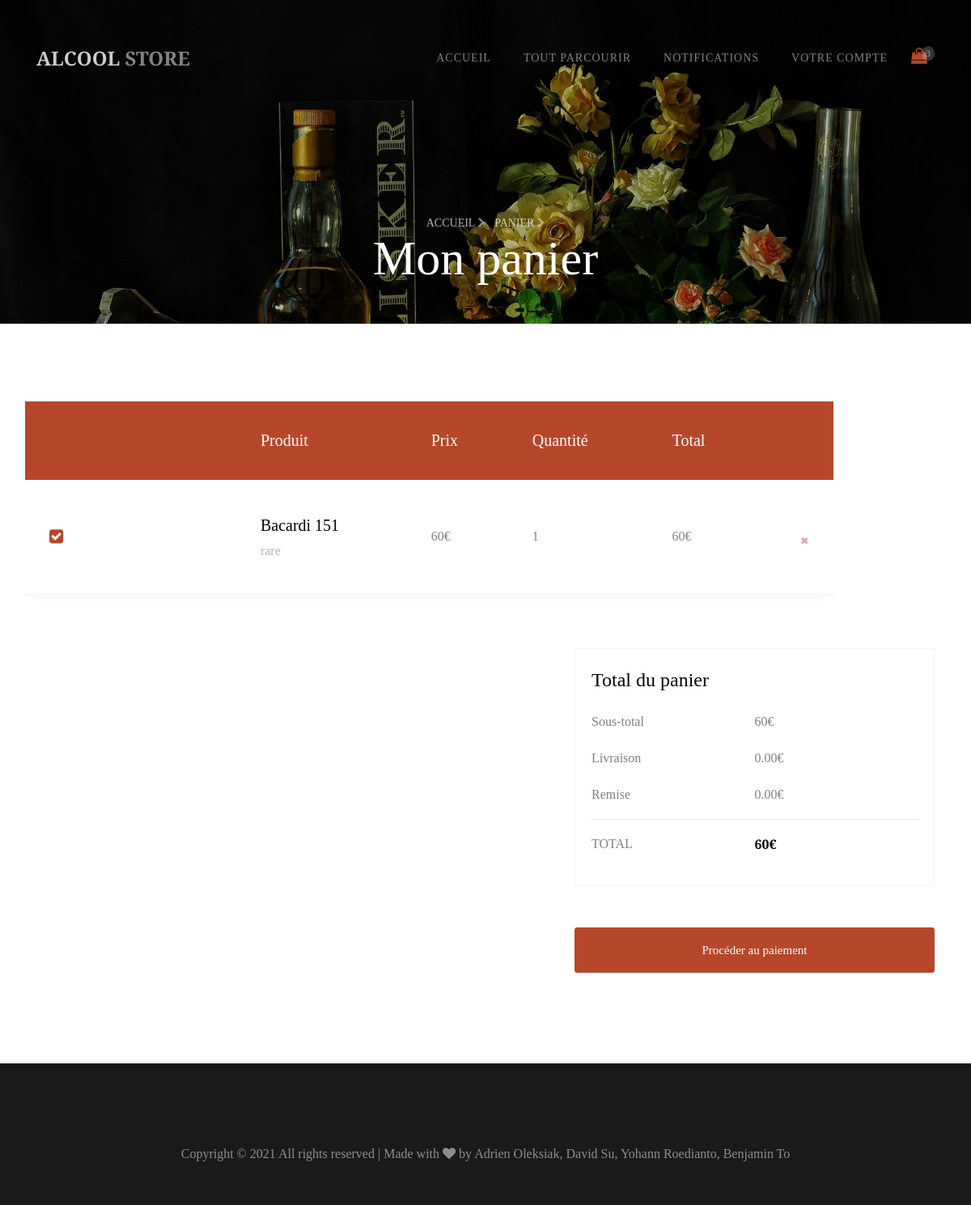
Page /panier.php on the committed database.
### tables this page shows
CREATE TABLE IF NOT EXISTS `objet` (
  `idObjet` int(11) NOT NULL,
  `idVendeur` int(11) NOT NULL,
  `nomObjet` varchar(255) NOT NULL,
  `debutEnchere` date NOT NULL,
  `finEnchere` date NOT NULL,
  `prixObjet` int(11) NOT NULL,
  `volume` int(11) NOT NULL,
  `photo1` varchar(255) NOT NULL,
  `photo2` varchar(255) NOT NULL,
  `photo3` varchar(255) NOT NULL,
  `video` varchar(255) NOT NULL,
  `typeAchat` enum('immediat','transaction','meilleurOffre') NOT NULL,
  `rarete` enum('regulier','hautDeGamme','rare') NOT NULL,
  `categorie` varchar(255) NOT NULL,
  PRIMARY KEY (`idObjet`),
  KEY `idVendeur` (`idVendeur`)
);

CREATE TABLE IF NOT EXISTS `ajoutpanier` (
  `idObjet` int(11) NOT NULL,
  `idPanier` int(11) NOT NULL,
  `quantite` int(11) NOT NULL,
  `nombreEnchere` int(11) NOT NULL,
  `prixEnchere` int(11) NOT NULL,
  KEY `idObjet` (`idObjet`),
  KEY `idPanier` (`idPanier`)
);

CREATE TABLE IF NOT EXISTS `panier` (
  `idPanier` int(11) NOT NULL,
  `idAcheteur` int(11) NOT NULL,
  `prixPanier` int(11) NOT NULL,
  PRIMARY KEY (`idPanier`),
  KEY `idAcheteur` (`idAcheteur`)
);

### panier.php (the view, shortened to what this page needs)
<?php
$db_handle = mysqli_connect('localhost', 'root', '');
$user="";
$sql = "SELECT * FROM acheteur WHERE connexion = '1'";
$result = mysqli_query($db_handle, $sql);
if(mysqli_num_rows($result) != 0)
{
 $user = mysqli_fetch_assoc($result);
}
$idPanier = $user['idPanier'];
$sql3 = "SELECT DISTINCT O.idObjet, O.nomObjet, O.prixObjet, O.photo1, O.typeAchat, O.rarete FROM objet O, ajoutpanier A WHERE A.idPanier = $idPanier AND O.idObjet = A.idObjet";
$result3 = mysqli_query($db_handle, $sql3);
while ($product = mysqli_fetch_assoc($result3)) {
    $products[] = $product;
}
?>
<!DOCTYPE html>
<html lang="fr">
<head>
    <link rel="stylesheet" href="https://stackpath.bootstrapcdn.com/font-awesome/4.7.0/css/font-awesome.min.css">
    <link rel="stylesheet"
        href="https://cdnjs.cloudflare.com/ajax/libs/bootstrap-select/1.13.1/css/bootstrap-select.min.css">
    <link rel="stylesheet" href="style.css" />
</head>
<body>
    <nav class="navbar navbar-expand-lg navbar-dark ftco_navbar bg-dark ftco-navbar-light" id="ftco-navbar">
        <div class="container">
            <a class="navbar-brand" href="accueil.html">Alcool <span>store</span></a>
            <div class="order-lg-last btn-group">
                <a href="panier.html" class="btn-cart dropdown-toggle dropdown-toggle-split">
                    <span class="fa fa-shopping-bag"></span>
                    <div class="d-flex justify-content-center align-items-center"><small>3</small></div>
                </a>
            </div>
            <div class="collapse navbar-collapse" id="ftco-nav">
                <ul class="navbar-nav ml-auto">
                    <li class="nav-item"><a href="accueil.html" class="nav-link">Accueil</a></li>
                    <li class="nav-item"><a href="parcourir.php" class="nav-link">Tout parcourir</a></li>
                    <li class="nav-item	"><a href="notifications.html" class="nav-link">Notifications</a></li>
                    <li class="nav-item"><a href="login.html" class="nav-link">Votre compte</a></li>
                </ul>
            </div>
        </div>
    </nav>
    <section class="hero-wrap hero-wrap-2" style="background-image:url(images/bg_2.webp)"
        data-stellar-background-ratio="0.5">
        <div class="overlay"></div>
        <div class="container">
            <div class="row no-gutters slider-text align-items-end justify-content-center">
                <div class="col-md-9 ftco-animate mb-5 text-center">
                    <p class="breadcrumbs mb-0"><span class="mr-2"><a href="accueil.html">Accueil <i
                                    class="fa fa-chevron-right"></i></a></span> <span>Panier <i
                                class="fa fa-chevron-right"></i></span></p>
                    <h2 class="mb-0 bread">Mon panier</h2>
                </div>
            </div>
        </div>
    </section>
    <section class="ftco-section">
        <div class="container">
            <div class="row">
                <div class="table-wrap">
                    <table class="table">
                        <thead class="thead-primary">
                            <tr>
                                <th>&nbsp;</th>
                                <th>&nbsp;</th>
                                <th>Produit</th>
                                <th>Prix</th>
                                <th>Quantité</th>
                                <th>Total</th>
                                <th>&nbsp;</th>
                            </tr>
                        </thead>
                        <tbody>
                        <?php foreach($products as $product) : ?>
                            <?php
                               $id = $product['idObjet'];
                               $sql4 = "SELECT quantite FROM ajoutpanier WHERE idObjet LIKE $id AND idPanier LIKE $idPanier";
                               $qte = mysqli_query($db_handle, $sql4);
                               $qteact = mysqli_fetch_array($qte);
                            ?>
                            <tr class="alert" role="alert">
                                <td>
                                </td>
                                <td>
                                    <div class="img"
                                        style="background-image:url(images/<?php echo $product['photo1']?>)">
                                    </div>
                                </td>
                                <td>
                                    <div class="email">
                                        <span><?php echo $product['nomObjet'] ?></span>
                                        <span><?php echo $product['rarete'] ?></span>
                                    </div>
                                </td>
                                <td><?php echo $product['prixObjet'] ?>€</td>
                                <td>
                                    <div class="quantity">
                                        <span><?php echo $qteact[0] ?></span>
                                    </div>
                                </td>
                                     <td><?php echo $product['prixObjet']*$qteact[0] . "€" ?></td>
                                <td>
                                    <button type="button" class="close" data-dismiss="alert" aria-label="Close">
                                        <span aria-hidden="true"><i class="fa fa-close"></i></span>
                                    </button>
                                </td>
                            </tr>
                            <?php endforeach ?>
                        </tbody>
                    </table>
                </div>
            </div>
            <?php
            $sql0 = "SELECT * FROM panier WHERE idPanier = $idPanier";
            $res = mysqli_query($db_handle, $sql0);
            $prix = mysqli_fetch_assoc($res);
            ?>
            <div class="row justify-content-end">
                <div class="col col-lg-5 col-md-6 mt-5 cart-wrap">
                    <div class="cart-total mb-3">
                        <h3>Total du panier</h3>
                        <p class="d-flex">
                            <span>Sous-total</span>
                            <span><?php echo $prix['prixPanier'] ?>€</span>
                        </p>
                        <p class="d-flex">
                            <span>Livraison</span>
                            <span>0.00€</span>
                        </p>
                        <p class="d-flex">
                            <span>Remise</span>
                            <span>0.00€</span>
                        </p>
                        <hr>
                        <p class="d-flex total-price">
                            <span>Total</span>
                            <span><?php echo $prix['prixPanier'] ?>€</span>
                        </p>
                    </div>
                    <form action="checkout.php" method="post" class="text-align-center">
                      <p class="text-center"><button type="submit" name="paiement" class="btn btn-primary py-3 px-4">Procéder au paiement</button></p>
                    </form>
                </div>
            </div>
        </div>
    </section>
    <footer class="ftco-footer">
        <div class="container-fluid px-0 py-5">
            <div class="container">
                <div class="row">
                    <div class="col-md-12">
                        <p class="mb-0 text-center" style="color: rgba(255,255,255,.5);">
                            Copyright &copy;
                            <script>document.write(new Date().getFullYear());</script> All rights reserved | Made with <i class="fa fa-heart color-danger" aria-hidden="true"></i> by Adrien Oleksiak, David Su, Yohann Roedianto, Benjamin To</a>
                        </p>
                    </div>
                </div>
            </div>
        </div>
    </footer>
</body>
</html>

### rows in the picture
objet: nomObjet "Bacardi 151", rarete "rare", prixObjet "60", ajoutpanier.quantite "1", $product['prixObjet']*$qteact[0] "60"
panier: prixPanier "60"
